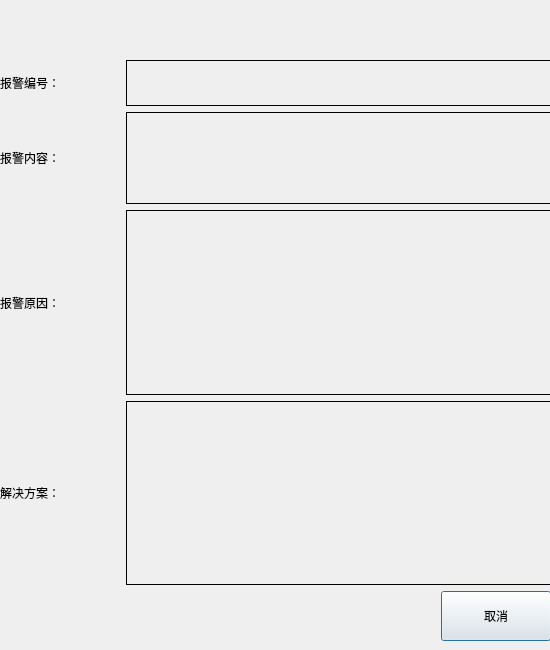
<?xml version="1.0" encoding="UTF-8"?>
<ui version="4.0">
 <class>AlarmInfoDialog</class>
 <widget class="QDialog" name="AlarmInfoDialog">
  <property name="geometry">
   <rect>
    <x>0</x>
    <y>0</y>
    <width>550</width>
    <height>650</height>
   </rect>
  </property>
  <property name="minimumSize">
   <size>
    <width>550</width>
    <height>650</height>
   </size>
  </property>
  <property name="maximumSize">
   <size>
    <width>550</width>
    <height>650</height>
   </size>
  </property>
  <property name="windowTitle">
   <string>Dialog</string>
  </property>
  <widget class="QWidget" name="widget" native="true">
   <property name="geometry">
    <rect>
     <x>0</x>
     <y>9</y>
     <width>551</width>
     <height>50</height>
    </rect>
   </property>
   <property name="minimumSize">
    <size>
     <width>0</width>
     <height>50</height>
    </size>
   </property>
   <property name="maximumSize">
    <size>
     <width>16777215</width>
     <height>50</height>
    </size>
   </property>
  </widget>
  <widget class="QWidget" name="widget_2" native="true">
   <property name="geometry">
    <rect>
     <x>0</x>
     <y>60</y>
     <width>551</width>
     <height>581</height>
    </rect>
   </property>
   <layout class="QVBoxLayout" name="verticalLayout_2">
    <item>
     <layout class="QVBoxLayout" name="verticalLayout" stretch="1,2,4,4">
      <item>
       <layout class="QHBoxLayout" name="horizontalLayout" stretch="1,4">
        <item>
         <widget class="QLabel" name="label">
          <property name="minimumSize">
           <size>
            <width>120</width>
            <height>40</height>
           </size>
          </property>
          <property name="maximumSize">
           <size>
            <width>150</width>
            <height>16777215</height>
           </size>
          </property>
          <property name="text">
           <string>报警编号：</string>
          </property>
         </widget>
        </item>
        <item>
         <widget class="QLabel" name="labAlarmNum">
          <property name="minimumSize">
           <size>
            <width>0</width>
            <height>40</height>
           </size>
          </property>
          <property name="styleSheet">
           <string notr="true">QLabel {
	border: 1px solid;
}</string>
          </property>
          <property name="text">
           <string/>
          </property>
         </widget>
        </item>
       </layout>
      </item>
      <item>
       <layout class="QHBoxLayout" name="horizontalLayout_2" stretch="1,4">
        <item>
         <widget class="QLabel" name="label_2">
          <property name="minimumSize">
           <size>
            <width>120</width>
            <height>40</height>
           </size>
          </property>
          <property name="maximumSize">
           <size>
            <width>150</width>
            <height>16777215</height>
           </size>
          </property>
          <property name="text">
           <string>报警内容：</string>
          </property>
         </widget>
        </item>
        <item>
         <widget class="QLabel" name="labAlarmContent">
          <property name="minimumSize">
           <size>
            <width>0</width>
            <height>40</height>
           </size>
          </property>
          <property name="styleSheet">
           <string notr="true">QLabel {
	border: 1px solid;
}</string>
          </property>
          <property name="text">
           <string/>
          </property>
          <property name="wordWrap">
           <bool>true</bool>
          </property>
         </widget>
        </item>
       </layout>
      </item>
      <item>
       <layout class="QHBoxLayout" name="horizontalLayout_5" stretch="1,4">
        <item>
         <widget class="QLabel" name="label_7">
          <property name="minimumSize">
           <size>
            <width>120</width>
            <height>40</height>
           </size>
          </property>
          <property name="maximumSize">
           <size>
            <width>150</width>
            <height>16777215</height>
           </size>
          </property>
          <property name="text">
           <string>报警原因：</string>
          </property>
         </widget>
        </item>
        <item>
         <widget class="QLabel" name="labAlarmReason">
          <property name="minimumSize">
           <size>
            <width>0</width>
            <height>40</height>
           </size>
          </property>
          <property name="styleSheet">
           <string notr="true">QLabel {
	border: 1px solid;
}</string>
          </property>
          <property name="text">
           <string/>
          </property>
          <property name="wordWrap">
           <bool>true</bool>
          </property>
         </widget>
        </item>
       </layout>
      </item>
      <item>
       <layout class="QHBoxLayout" name="horizontalLayout_6" stretch="1,4">
        <item>
         <widget class="QLabel" name="label_9">
          <property name="minimumSize">
           <size>
            <width>120</width>
            <height>40</height>
           </size>
          </property>
          <property name="maximumSize">
           <size>
            <width>150</width>
            <height>16777215</height>
           </size>
          </property>
          <property name="text">
           <string>解决方案：</string>
          </property>
         </widget>
        </item>
        <item>
         <widget class="QLabel" name="labSolution">
          <property name="minimumSize">
           <size>
            <width>0</width>
            <height>40</height>
           </size>
          </property>
          <property name="styleSheet">
           <string notr="true">QLabel {
	border: 1px solid;
}</string>
          </property>
          <property name="text">
           <string/>
          </property>
          <property name="wordWrap">
           <bool>true</bool>
          </property>
         </widget>
        </item>
       </layout>
      </item>
     </layout>
    </item>
    <item>
     <layout class="QHBoxLayout" name="horizontalLayout_3">
      <item>
       <spacer name="horizontalSpacer">
        <property name="orientation">
         <enum>Qt::Horizontal</enum>
        </property>
        <property name="sizeHint" stdset="0">
         <size>
          <width>40</width>
          <height>20</height>
         </size>
        </property>
       </spacer>
      </item>
      <item>
       <widget class="QPushButton" name="btnCancel">
        <property name="minimumSize">
         <size>
          <width>110</width>
          <height>50</height>
         </size>
        </property>
        <property name="maximumSize">
         <size>
          <width>110</width>
          <height>50</height>
         </size>
        </property>
        <property name="text">
         <string>取消</string>
        </property>
       </widget>
      </item>
     </layout>
    </item>
   </layout>
  </widget>
 </widget>
 <resources/>
 <connections/>
</ui>
